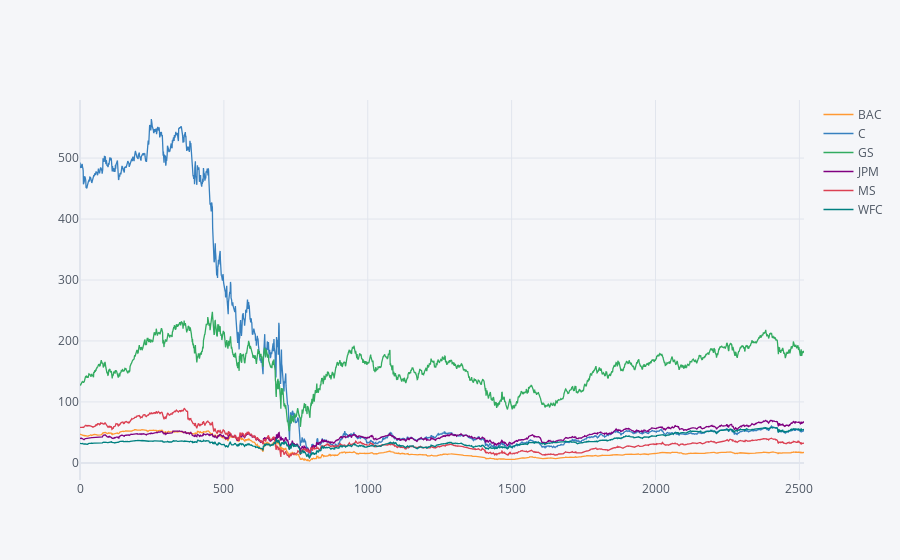

The notebook cell saved with this chart:
### Code cell
bank_stocks.xs(key='Close',axis=1,level='Stock Info').iplot()                      # plotly

### Figure 1 — Plotly figure (JSON) as saved in the notebook; plotly's stock layout.template omitted (floating-point values rounded to 4 significant figures; data arrays with more than 128 entries replaced by an {"elided": "..."} marker saying what was removed)
{"data": [{"line": {"color": "rgba(255, 153, 51, 1.0)", "dash": "solid", "shape": "linear", "width": 1.3}, "mode": "lines", "name": "BAC", "text": "", "type": "scatter", "x": {"elided": "2517 int values"}, "y": {"elided": "2517 float values"}}, {"line": {"color": "rgba(55, 128, 191, 1.0)", "dash": "solid", "shape": "linear", "width": 1.3}, "mode": "lines", "name": "C", "text": "", "type": "scatter", "x": {"elided": "2517 int values"}, "y": {"elided": "2517 float values"}}, {"line": {"color": "rgba(50, 171, 96, 1.0)", "dash": "solid", "shape": "linear", "width": 1.3}, "mode": "lines", "name": "GS", "text": "", "type": "scatter", "x": {"elided": "2517 int values"}, "y": {"elided": "2517 float values"}}, {"line": {"color": "rgba(128, 0, 128, 1.0)", "dash": "solid", "shape": "linear", "width": 1.3}, "mode": "lines", "name": "JPM", "text": "", "type": "scatter", "x": {"elided": "2517 int values"}, "y": {"elided": "2517 float values"}}, {"line": {"color": "rgba(219, 64, 82, 1.0)", "dash": "solid", "shape": "linear", "width": 1.3}, "mode": "lines", "name": "MS", "text": "", "type": "scatter", "x": {"elided": "2517 int values"}, "y": {"elided": "2517 float values"}}, {"line": {"color": "rgba(0, 128, 128, 1.0)", "dash": "solid", "shape": "linear", "width": 1.3}, "mode": "lines", "name": "WFC", "text": "", "type": "scatter", "x": {"elided": "2517 int values"}, "y": {"elided": "2517 float values"}}], "layout": {"legend": {"bgcolor": "#F5F6F9", "font": {"color": "#4D5663"}}, "paper_bgcolor": "#F5F6F9", "plot_bgcolor": "#F5F6F9", "title": {"font": {"color": "#4D5663"}}, "xaxis": {"gridcolor": "#E1E5ED", "showgrid": true, "tickfont": {"color": "#4D5663"}, "title": {"font": {"color": "#4D5663"}, "text": ""}, "zerolinecolor": "#E1E5ED"}, "yaxis": {"gridcolor": "#E1E5ED", "showgrid": true, "tickfont": {"color": "#4D5663"}, "title": {"font": {"color": "#4D5663"}, "text": ""}, "zerolinecolor": "#E1E5ED"}}}
